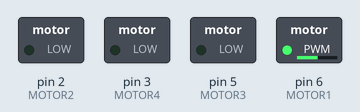
This sketch was run on a simulated Arduino Mega 2560, built with avr-gcc and run on an emulated ATmega2560. Parts: switched loads named in the sketch (green lamp = pin HIGH).

Above: at 6.55 s.
At 12.5 s:
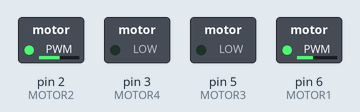
At 15.5 s:
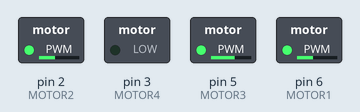
At 18.5 s:
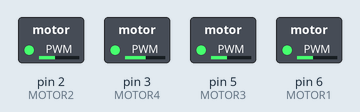
Timing chart, 0 to 22.1 s (numbered marks = the images above):
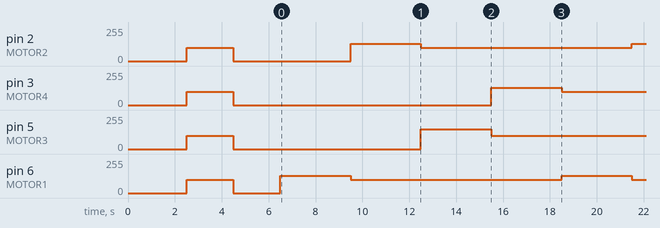

The sketch:

MotorTest.ino
```cpp
#include <Wire.h>
//#include "PIDControl.h"

#define MOTOR_OUT 6
#define MOTOR_TRIG 53
#define OUTPIN 6
#define TRIGPIN 53
#define PWMIN 100

#define MAX_MOTOR_SPEED 128
#define MAX_ANGULAR_DEFLECTION 20
#define MIN_ANGULAR_DEFLECTION -20
#define MAX_ALTITUDE_CORRECTION 100

#define MOTOR1 6
#define MOTOR2 2
#define MOTOR3 5
#define MOTOR4 3

int i=0;

void setup()
{
	pinMode(MOTOR1,OUTPUT);
	pinMode(MOTOR2,OUTPUT);
	pinMode(MOTOR3,OUTPUT);
	pinMode(MOTOR4,OUTPUT);
	delay(500);

	motorInitialize();
}

void loop()
{
	motorSet(MOTOR1, 30);
	delay(3000);
	motorSet(MOTOR1, 0);
	motorSet(MOTOR2, 30);
	delay(3000);
	motorSet(MOTOR2, 0);
	motorSet(MOTOR3, 50);
	delay(3000);
	motorSet(MOTOR3, 0);
	motorSet(MOTOR4, 30);
	delay(3000);
	motorSet(MOTOR4, 0);

}

int motorInitialize(void)
{
	analogWrite(2,0);
	analogWrite(3,0);
	analogWrite(5,0);
	analogWrite(6,0);
	delay(2000);
	analogWrite(2,PWMIN);
	analogWrite(3,PWMIN);
	analogWrite(5,PWMIN);
	analogWrite(6,PWMIN);
	delay(2000);
	analogWrite(2,0);
	analogWrite(3,0);
	analogWrite(5,0);
	analogWrite(6,0);
	delay(2000);

	return 0;
}

int motorSet(int motor, int speed)
{
	speed	=	speed + PWMIN;

	analogWrite(motor, speed);

//	delay(1000);
//	analogWrite(motor, 0);
//	delay(1000);


	return 0;
}
```

Measured:
- by itself, pin 2 (MOTOR2), pin 3 (MOTOR4), pin 6 (MOTOR1): repeats every 12.0 s: 130/255 3.0 s, 100/255 9.0 s
- by itself, pin 5 (MOTOR3): repeats every 12.0 s: 150/255 3.0 s, 100/255 9.0 s
